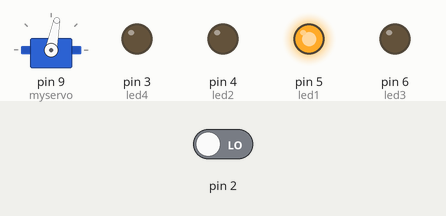
Simulated run of this sketch. Board: Arduino Uno, built with avr-gcc and run on an emulated ATmega328P. Parts: servo, output pins drawn as LEDs (lit = HIGH). The test bench sets the inputs (shaded band); at power-on: pin 2 LOW.

Above: at 1.2 s.
1.3 s: pin 2 driven HIGH
At 1.65 s:
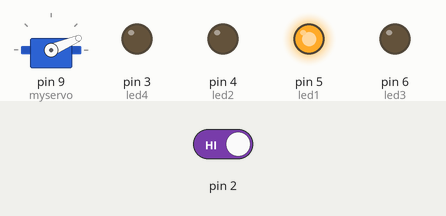
At 4.18 s:
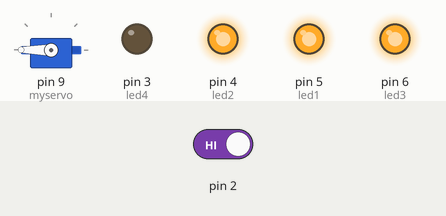
4.3 s: pin 2 driven LOW
At 9.1 s:
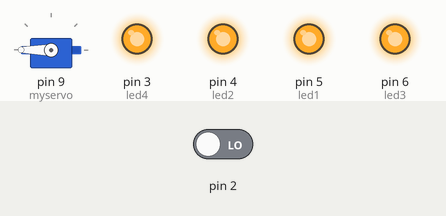
10.3 s: pin 2 driven HIGH
Timing chart, 0 to 33.5 s (numbered marks = the images above; inputs shaded):
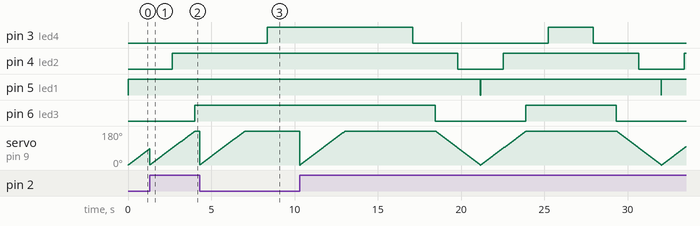

Measured:
- after the input at 1.3 s, pin 3 (led4): stays LOW (without the input it goes to HIGH after 2.8 s); pin 4 (led2): LOW → HIGH after 1.4 s instead of 0.06 s; pin 6 (led3): LOW → HIGH after 2.7 s instead of 1.4 s
- after the input at 4.3 s, pin 6 (led3): stays HIGH (without the input it goes to LOW after 5.1 s)
- by itself, pin 5 (led1): alternates HIGH for 10.8 s and LOW for 0.02 s

The sketch:

3.ino
```cpp
#include <Servo.h>

Servo myservo;

const int led1 = 5;
const int led2 = 4;
const int led3 = 6;
const int led4 = 3;
int val;
volatile int i = 0;

void setup(){
  myservo.attach(9);
  pinMode(led1, OUTPUT);
  pinMode(led2, OUTPUT);
  pinMode(led3, OUTPUT);
  pinMode(led4, OUTPUT);
  myservo.write(0);
  attachInterrupt(digitalPinToInterrupt(2), reinicio, CHANGE);
}

void loop(){
  for(i = 0; i <= 359; i++){
    myservo.write(i);
    if(i == 0){
      digitalWrite(led1, HIGH);
    }
    if(i == 90){
      digitalWrite(led2, HIGH);
    }
    if(i == 180){
      digitalWrite(led3, HIGH);
    }
    if(i == 270){
      digitalWrite(led4, HIGH);
    }
    delay(15);
  }

  for(i = 359; i >= 0; i--){
    myservo.write(i);
    if(i == 270){
      digitalWrite(led4, LOW);
    }
    if(i == 180){
      digitalWrite(led3, LOW);
    }
    if(i == 90){
      digitalWrite(led2, LOW);
    }
    if(i == 0){
      digitalWrite(led1, LOW);
    }
    delay(15);
  }
}

void reinicio(){
  i = 0;
}
```
